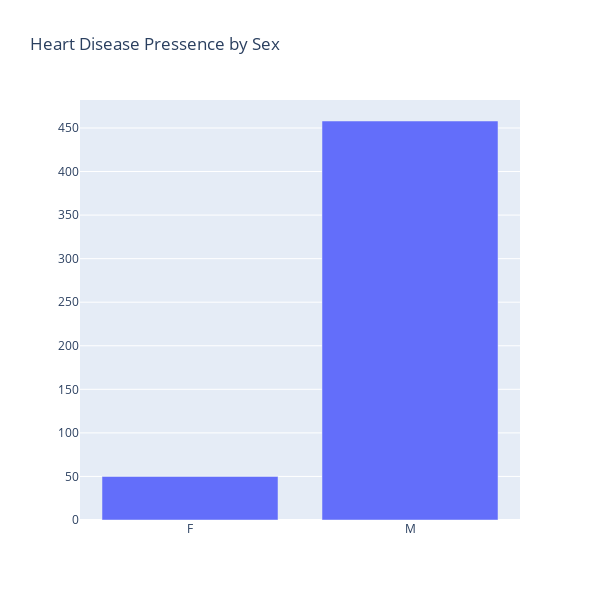

Notebook code cell kept with this figure:
### Markdown cell above
## Sex

### Code cell
traces = go.Bar(x = df.groupby("Sex").HeartDisease.sum().index, y = df.groupby("Sex").HeartDisease.sum())
layout = go.Layout(height = 600,
                    width = 600,
                    autosize = False,
                    title = "Heart Disease Pressence by Sex") 
fig = go.Figure(data = traces, layout = layout)
fig.show()

### Figure 1 — Plotly figure (JSON) as saved in the notebook; plotly's stock layout.template omitted (floating-point values rounded to 4 significant figures)
{"data": [{"type": "bar", "x": ["F", "M"], "y": [50, 458]}], "layout": {"autosize": false, "height": 600, "title": {"text": "Heart Disease Pressence by Sex"}, "width": 600}}
